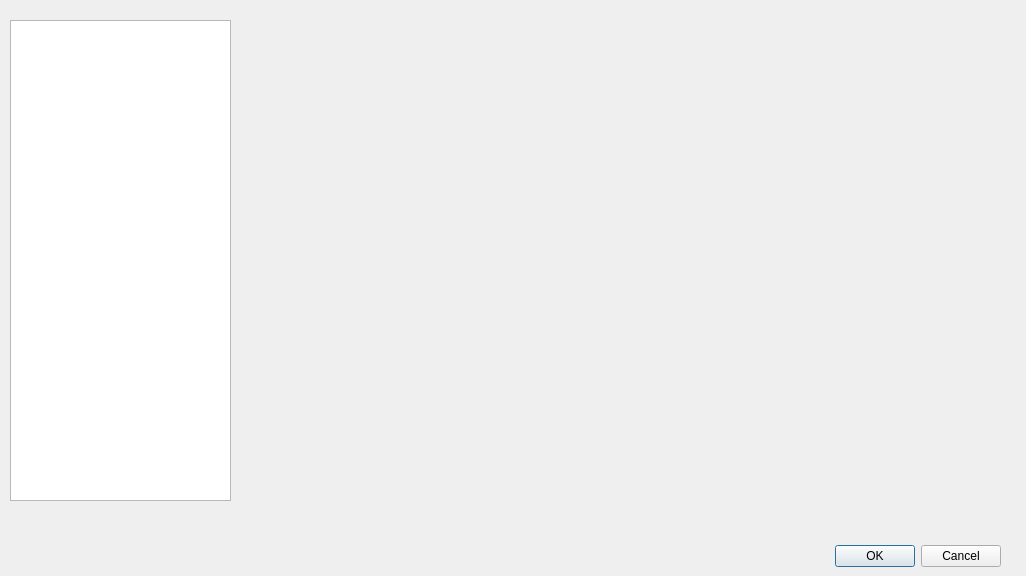
<?xml version="1.0" encoding="UTF-8"?>
<ui version="4.0">
 <class>efficentBarGraphDlg</class>
 <widget class="QDialog" name="efficentBarGraphDlg">
  <property name="geometry">
   <rect>
    <x>0</x>
    <y>0</y>
    <width>1026</width>
    <height>576</height>
   </rect>
  </property>
  <property name="windowTitle">
   <string>Dialog</string>
  </property>
  <widget class="QDialogButtonBox" name="buttonBox">
   <property name="geometry">
    <rect>
     <x>660</x>
     <y>540</y>
     <width>341</width>
     <height>32</height>
    </rect>
   </property>
   <property name="orientation">
    <enum>Qt::Horizontal</enum>
   </property>
   <property name="standardButtons">
    <set>QDialogButtonBox::Cancel|QDialogButtonBox::Ok</set>
   </property>
  </widget>
  <widget class="QwtPlot" name="qwtPlot">
   <property name="geometry">
    <rect>
     <x>240</x>
     <y>20</y>
     <width>771</width>
     <height>521</height>
    </rect>
   </property>
  </widget>
  <widget class="QTableView" name="tableView">
   <property name="geometry">
    <rect>
     <x>10</x>
     <y>20</y>
     <width>221</width>
     <height>481</height>
    </rect>
   </property>
  </widget>
 </widget>
 <customwidgets>
  <customwidget>
   <class>QwtPlot</class>
   <extends>QFrame</extends>
   <header>qwt_plot.h</header>
   <container>1</container>
  </customwidget>
 </customwidgets>
 <resources/>
 <connections>
  <connection>
   <sender>buttonBox</sender>
   <signal>accepted()</signal>
   <receiver>efficentBarGraphDlg</receiver>
   <slot>accept()</slot>
   <hints>
    <hint type="sourcelabel">
     <x>248</x>
     <y>254</y>
    </hint>
    <hint type="destinationlabel">
     <x>157</x>
     <y>274</y>
    </hint>
   </hints>
  </connection>
  <connection>
   <sender>buttonBox</sender>
   <signal>rejected()</signal>
   <receiver>efficentBarGraphDlg</receiver>
   <slot>reject()</slot>
   <hints>
    <hint type="sourcelabel">
     <x>316</x>
     <y>260</y>
    </hint>
    <hint type="destinationlabel">
     <x>286</x>
     <y>274</y>
    </hint>
   </hints>
  </connection>
 </connections>
</ui>
